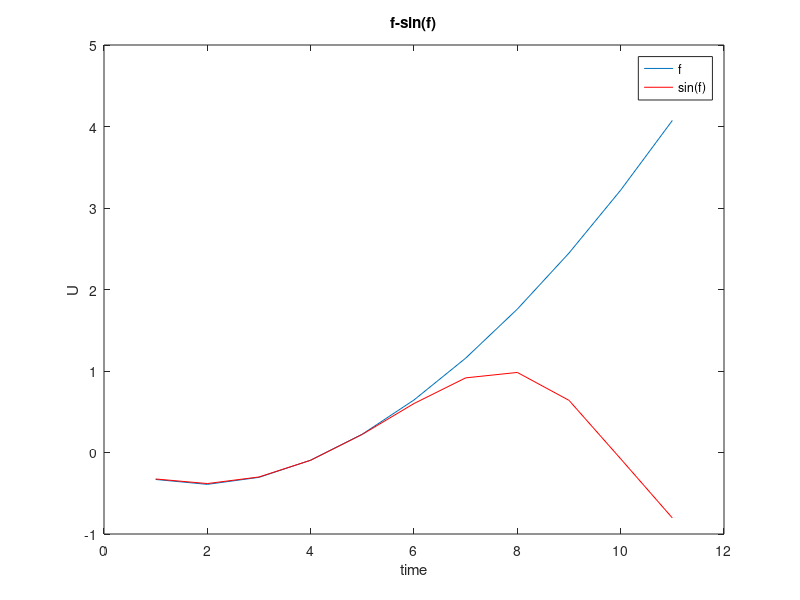

Here is the MATLAB script that generated this plot:
x=[0.25:0.2:2.25];
f = exp(-2.*x)+x.^2 - 1;
plot(1:11,f,1:11,sin(f),'r')
title('f-sin(f)')
xlabel('time')
ylabel('U')
legend('f','sin(f)')
